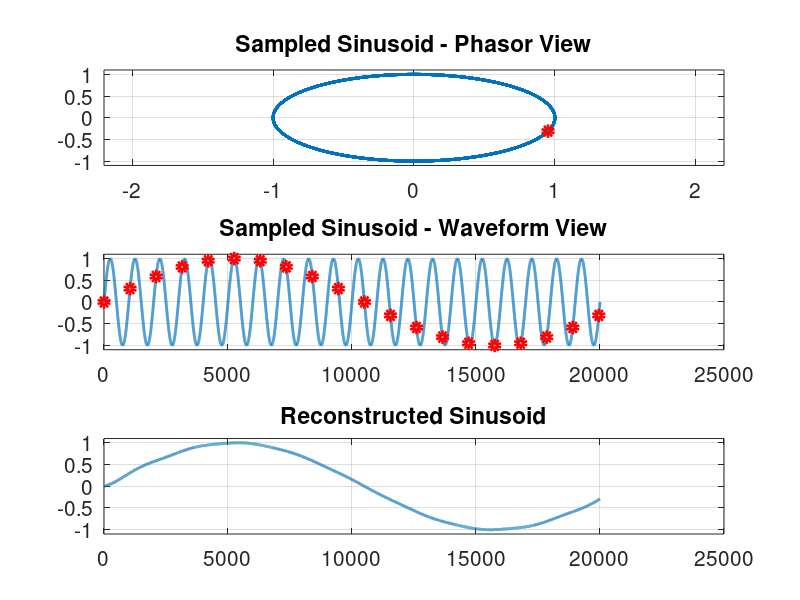

This figure's MATLAB source:
% Sampling_theorem.m
%
% This script illustrate sampling theorem with animation  
%
% "ratio" is defined as frequency of sampling rate over frequency of
% sinusoid. Select one of the ratio settings to see if they are aliased or not  
%
% Version 0.1, Mar-23-2015 
%
% By Juhan Nam, KAIST
%

% ratio = (frequency of sampling rate)/(frequency of sinusoid)

%ratio = 10;         % safely satisfties the sampling theorem
%ratio = 2.1;        % barely satisfties the sampling theorem
%ratio = 2;          % hmmm... no reconstruction
%ratio = 1.5;       % not satisfties the sampling theorem: opposite direction    
%ratio = 1.05;       % not satisfties the sampling theorem: opposite direction    
ratio = 1/1.05;     % not satisfties the sampling theorem: back to the same direction but slow

% (presumably) continusoid sinusids
T = 1000;
theta_a = 2*pi/T;
max_cycles = 20;
x_cos_a = cos([0:theta_a:2*pi*max_cycles]);
x_sin_a = sin([0:theta_a:2*pi*max_cycles]);

% initialize reconstructed sinusoid
recon_x = zeros(size(x_sin_a));

% initial plot
figure(1);
subplot(3,1,1)
grid on;
plot(x_cos_a,x_sin_a, 'LineWidth',2);
set(gca,'FontSize', 15);
xlim([-2.2 2.2]);
ylim([-1.1 1.1]);

subplot(3,1,2)
plot(x_sin_a, 'LineWidth',2);
set(gca,'FontSize', 15);

subplot(3,1,3)
plot(recon_x, 'LineWidth',2);
set(gca,'FontSize', 15);

acc_phase = 0;
time_counter = 1;

pause;

while acc_phase < (2*pi*max_cycles)
    subplot(3,1,1)
    plot(x_cos_a,x_sin_a, 'LineWidth',2);
    title('Sampled Sinusoid - Phasor View');
    set(gca,'FontSize', 15);
    xlim([-2.2 2.2]);
    ylim([-1.1 1.1]);
    hold on;
    grid on;
    plot(cos(acc_phase), sin(acc_phase),'or', 'LineWidth',4);
    hold off;

    subplot(3,1,2)
    hold on;
    grid on;
    plot(time_counter, sin(acc_phase), 'or', 'LineWidth',4);
    title('Sampled Sinusoid - Waveform View');
    set(gca,'FontSize', 15);
    ylim([-1.1 1.1]);
    hold off;

    % reconstruction with sinc function
    temp_sinc = sin(acc_phase)*sinc(([1:length(x_sin_a)]-time_counter)*ratio/T);
    recon_x = recon_x + temp_sinc;
    
    subplot(3,1,3)
    plot(recon_x, 'LineWidth',2);
    title('Reconstructed Sinusoid');
    set(gca,'FontSize', 15);
    ylim([-1.1 1.1]);
    grid on;
    
    % update
    time_counter = time_counter + T/ratio;
    acc_phase = acc_phase + (T/ratio)*theta_a;    

%    pause;  % if you want to make progress by clicking a key
    speed = 10;
    pause(1/speed);
end
